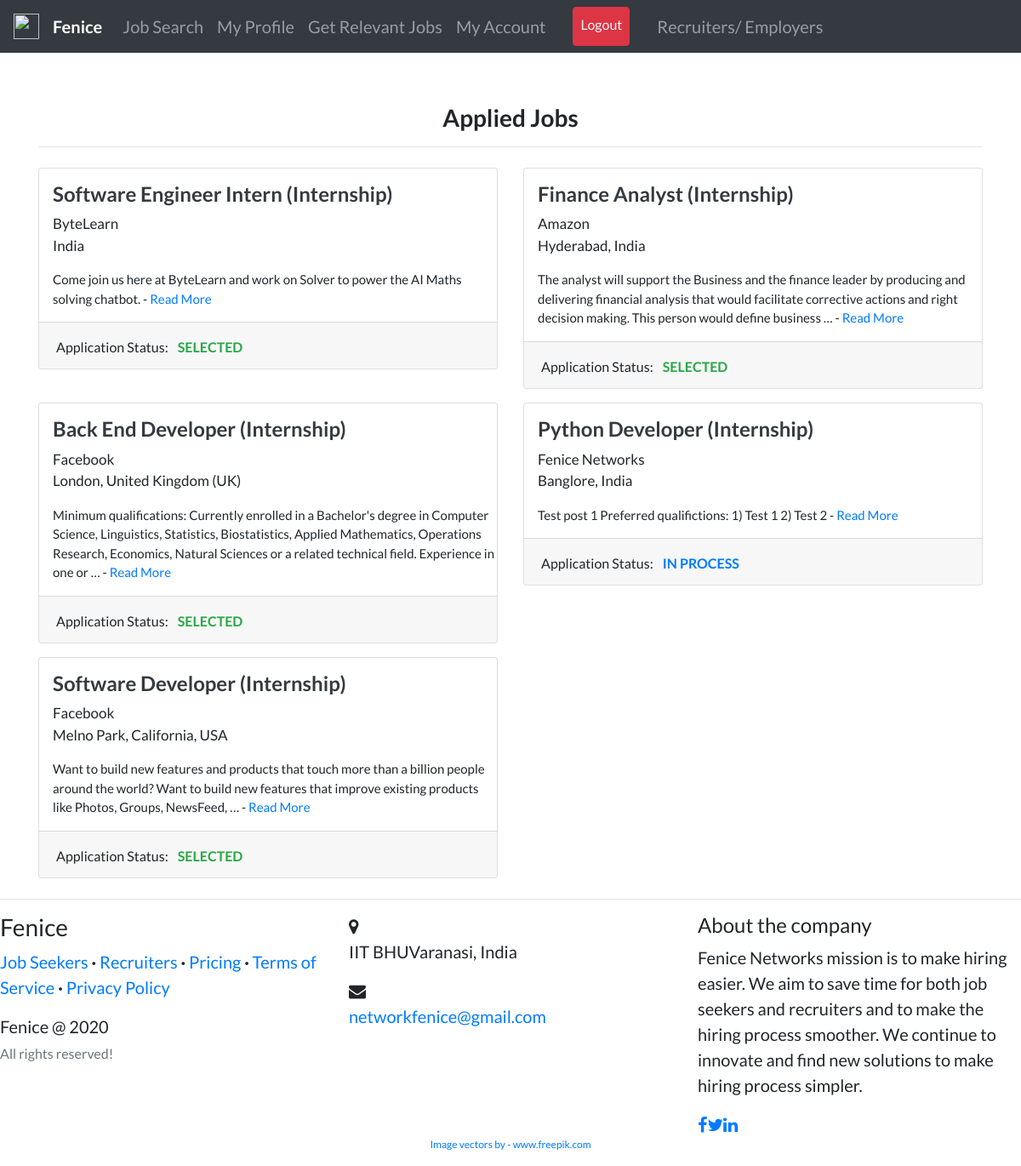
The app's page /applied_job_list/ (signed in) with its own data.
### candidates/models.py (models this page shows, shortened)
class AppliedJobs(models.Model):
    job = models.ForeignKey(
        Job, related_name='applied_job', on_delete=models.CASCADE)
    user = models.ForeignKey(
        User, related_name='applied_user', on_delete=models.CASCADE)
    date_posted = models.DateTimeField(default=timezone.now)

### recruiters/models.py (models this page shows, shortened)
class Job(models.Model):
    recruiter = models.ForeignKey(
        User, related_name='jobs', on_delete=models.CASCADE)
    title = models.CharField(max_length=255)
    company = models.CharField(max_length=200)
    location = models.CharField(max_length=255)
    description = models.TextField()
    skills_req = models.CharField(max_length=200)
    job_type = models.CharField(
        max_length=30, choices=CHOICES, default='Full Time', null=True)
    link = models.URLField(null=True, blank=True)
    slug = AutoSlugField(populate_from='title', unique=True, null=True)
    date_posted = models.DateTimeField(default=timezone.now)

### candidates/views.py (the view)
# urls.py: path('applied_job_list/', views.applied_jobs, name='applied-jobs'),
@login_required
def applied_jobs(request):
    jobs = AppliedJobs.objects.filter(
        user=request.user).order_by('-date_posted')
    statuses = []
    for job in jobs:
        if Selected.objects.filter(job=job.job).filter(applicant=request.user).exists():
            statuses.append(0)
        elif Applicants.objects.filter(job=job.job).filter(applicant=request.user).exists():
            statuses.append(1)
        else:
            statuses.append(2)
    zipped = zip(jobs, statuses)
    return render(request, 'candidates/applied_jobs.html', {'zipped': zipped, 'candidate_navbar': 1})

### candidates/templates/candidates/applied_jobs.html
{% extends "users/layout.html" %} {% load static %} {% block content %}
<br /><br />
<div>
  <h3 class="text-center"><b>Applied Jobs</b></h3>
  <hr my-2 />
  <div class="row">
    {% for job, status in zipped %}
    <div class="col-md-6">
      <div class="card card-signin my-2">
        <span class="ml-3 mt-3">
          <a href="{% url 'job-detail' job.job.slug %}"
            ><h4 class="text-dark">
              <b>{{job.job.title}} ({{job.job.job_type}})</b>
            </h4></a
          >
          <p style="font-size: 17px">
            {{job.job.company}}<br />{{job.job.location}}
          </p>
          <p style="font-size: 15px">
            {{job.job.description|truncatewords:30}} -
            <a href="{% url 'job-detail' job.job.slug %}">Read More</a>
          </p>
        </span>
        <div class="card-footer">
          {% if status == 0 %}
          <span style="font-size: 16px"
            >Application Status:
            <b class="text-success text-uppercase ml-2">Selected</b></span
          >
          {% elif status == 1%}
          <span style="font-size: 16px"
            >Application Status:
            <b class="text-primary text-uppercase ml-2">In Process</b></span
          >
          {% else %}
          <span style="font-size: 16px"
            >Application Status:
            <b class="text-danger text-uppercase ml-2">Rejected</b></span
          >
          {% endif %}
        </div>
      </div>
    </div>
    {% endfor %}
  </div>
</div>
{% endblock content %}

### users/templates/users/layout.html (style rules this page uses)
body { font-family: "Lato"; font-size: 20px; }

### records on screen
AppliedJobs: job "Software Engineer Intern", job.job_type "Internship", job.company "ByteLearn", job.location "India", job.description "Come join us here at ByteLearn and work on Solver to power the AI Maths solving chatbot.", shows "Application Status:"
AppliedJobs: job "Finance Analyst", job.job_type "Internship", job.company "Amazon", job.location "Hyderabad, India", job.description "The analyst will support the Business and the finance leader by producing and delivering financial analysis that would facilitate corrective actions and right decision making. This person would define business …", shows "Application Status:"
AppliedJobs: job "Back End Developer", job.job_type "Internship", job.company "Facebook", job.location "London, United Kingdom (UK)", job.description "Minimum qualifications: Currently enrolled in a Bachelor's degree in Computer Science, Linguistics, Statistics, Biostatistics, Applied Mathematics, Operations Research, Economics, Natural Sciences or a related technical field. Experience in one or …", shows "Application Status:"
AppliedJobs: job "Python Developer", job.job_type "Internship", job.company "Fenice Networks", job.location "Banglore, India", job.description "Test post 1 Preferred qualifictions: 1) Test 1 2) Test 2", shows "Application Status:"
AppliedJobs: job "Software Developer", job.job_type "Internship", job.company "Facebook", job.location "Melno Park, California, USA", job.description "Want to build new features and products that touch more than a billion people around the world? Want to build new features that improve existing products like Photos, Groups, NewsFeed, …", shows "Application Status:"
